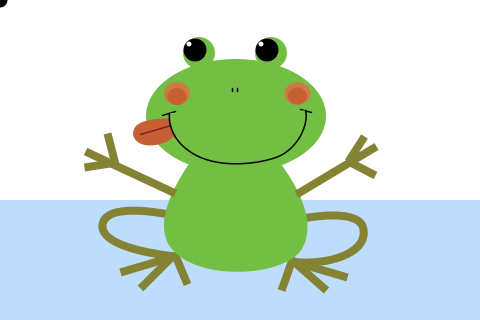
Frame 1 (no input)
Frame 60 (the mouse pressed at the canvas centre just before this capture): identical to frame 1, image omitted
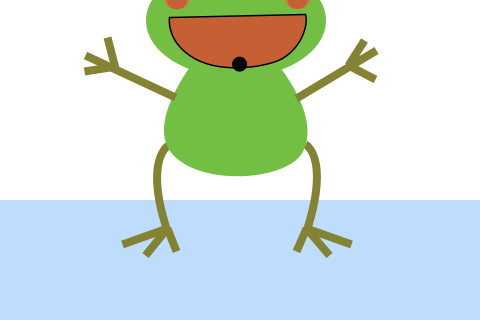
Frame 120 (the mouse held since frame 60 and released just before this capture)

The Processing sketch that drew these frames (run headless with seeded random() and noise(); from frame 60 on, the mouse is pressed at the canvas centre):

// Processing sketch: processing_5201
// ── processing_5201.pde

//frog robot by Tara Ting

//instruction: press left and right hands to move the hands
//             click frog's belly to jump
//             frog's eyes and tongue will follow the black ball as it moves around

float x, y;                    //easing for the black ball
float targetX, targetY;
float easing = 0.1;

int press_position = 0;        // 0 = release, 1 = left, 2 = right, 3 = body

float jump_y = 1;              // jump
float jump_easing = 0.1;
float targetY_jump = 100;
boolean jump = false;

void setup() {
  size(480, 320);
  smooth();
}

void draw() {
  background(255);
  
  noStroke();
  fill(190, 221, 252);         // water
  rect(0, 200, 480, 120);
  
  if(!jump) {                  // if no jump, show body 
    initial_show_body();
  }


  stroke(132, 130, 51);        // stroke of hands after pressed mouse
  strokeWeight(8);
  strokeCap(SQUARE);

  if(mousePressed) {
    
    if(press_position != 2 && (mouseX < 145 && mouseX > 60 && mouseY > 116 && mouseY < 201)) {
      press_position = 1;
    } else if(press_position != 1 && (mouseX < 398 && mouseX > 332 && mouseY > 125 && mouseY < 191)) {
      press_position = 2;
    } else if(press_position != 1 && press_position != 2 && (mouseX < 315 && mouseX > 158 && mouseY > 153 && mouseY < 279)) {
        jump = true;     
    }
    
    if(press_position > 0){ 
      float angle; 
      if(press_position == 1){
        angle = atan2(mouseY-193, mouseX-175);
        pushMatrix();
        translate(175, 193);
        rotate(angle);
        line(0, 0, 96, 0);
        line(91, -14, 63, 0);
        line(82, 26, 63, 0);
        popMatrix();
       } else if(press_position == 2){
        angle = atan2(mouseY-194, mouseX-296);
        pushMatrix();
        translate(296, 194);
        rotate(angle);
        line(0, 0, 88, -50);
        line(60, -35, 76, -60);
        line(60, -35, 87, -21);
        popMatrix();  
       }              
    }
  }
  else {
    press_position = 0;            //mouse release
  }
  if(jump){
    runJump();
  }
    
  //black ball
  noStroke();
  targetX = mouseX;
  x = x + ((targetX - x) * easing);
  targetY = mouseY;
  y = y + ((targetY - y) * easing);
  fill(0);
  ellipse(x, y, 15, 15);
}

void initial_show_body() {
  
  //legs
  noFill();
  initial_show_legs_right();
  initial_show_legs_left();
  
  
  fill(114, 191, 68);
  noStroke(); 
  
  //belly
  beginShape();
  vertex(199.5, 150);
  bezierVertex(199.5, 150, 145, 214, 171, 248);
  bezierVertex(198, 282.5, 286.5, 277, 302.5, 248);
  bezierVertex(324, 208, 269, 149.5, 269, 149.5);
  endShape(CLOSE);
  
  //head
  ellipse(236, 116, 180, 114);
  
  //eyes
  ellipse(199, 53, 32, 32);
  ellipse(271, 53, 32, 32);
   
  //eye balls
  fill(0);
  float mx = constrain(mouseX, 195, 202);
  float my = constrain(mouseY, 50, 55);
  float mx2 = constrain(mouseX, 267, 274);
  float my2 = constrain(mouseY, 50, 55);
  ellipse(mx2, my2, 23, 23);
  ellipse(mx, my, 23, 23);
  
  //eye shines
  fill(255);
  float mx3 = constrain(mouseX, mx-6, mx+6);
  float my3 = constrain(mouseY, my-6, my+6);
  float mx4 = constrain(mouseX, mx2-6, mx2+6);
  float my4 = constrain(mouseY, my2-6, my2+6);
  ellipse(mx3, my3, 5, 5);
  ellipse(mx4, my4, 5, 5);
 
 
  /*
  //eye lids
  fill(163, 207, 86);
  beginShape();
  vertex(182.6, 49);
  bezierVertex(184, 43, 190, 37, 199, 37);
  bezierVertex(208, 37, 214, 44, 215, 49);
  bezierVertex(215, 49, 211, 40, 196, 42);  
  bezierVertex(187, 43, 182.6, 49, 182.6, 49);
  endShape();
 
 
  beginShape();
  vertex(254, 49);
  bezierVertex(256, 44, 261, 37, 271, 37);
  bezierVertex(280, 37, 285, 43, 287, 49);
  bezierVertex(287, 49, 283, 43, 274, 42);  
  bezierVertex(259, 40, 254.5, 49, 254.5, 49);
  endShape();
 */ 
 
  //cheeks
  fill(204, 124, 69);
  ellipse(297.5, 93.5, 26, 23);
  ellipse(177, 93.5, 26, 23);
  fill(198, 95, 52 );
  ellipse(297.5, 96, 19.5, 17 );
  ellipse(177, 96.5, 19.5, 17);
  
  //nose
  stroke(0);
  strokeWeight(1.5);
  strokeCap(ROUND);
  line(232.5, 88, 232.5, 91.5);
  line(237.5, 88, 237.5, 91.5);
  show_mouth();
  
  // return hands position
  if(press_position != 1) {   
    initial_show_hand_left();
  } 
  if(press_position != 2) {
    initial_show_hand_right();
  }

}

void initial_show_hand_right() {
  stroke(132, 130, 51);
  strokeWeight(8);
  strokeCap(SQUARE);

  line(296, 194, 376, 146.5);
  line(348, 161.5, 364.5, 136.5);
  line(348, 161.5, 375.5, 175.5);
}

void initial_show_hand_left() {
  stroke(132, 130, 51);
  strokeWeight(8);
  strokeCap(SQUARE);
  
  line(175, 193, 85, 151);
  line(107, 133, 115, 164);
  line(84.5, 167, 116.5, 162); 
}

void initial_show_legs_right() {
  if(!jump){ 
    stroke(132, 130, 51);
    strokeWeight(8);
    strokeCap(SQUARE);
    
    beginShape();
    vertex(292.5, 220.5);
    bezierVertex(292.5, 220.5, 360, 204.5, 363.5, 229.5);
    bezierVertex(367.5, 254.5, 324, 266, 289, 261);
    endShape();
    
    line(289.5, 260.5, 347, 277);
    line(291.5, 259.5, 326, 290);
    line(292.5, 259, 281.5, 290);
  } else {
    stroke(132, 130, 51);
    strokeWeight(8);
    strokeCap(SQUARE);

    beginShape();
    vertex(305, 240);
    bezierVertex(305, 240, 330, 253, 306, 327);
    endShape();
    
    line(306, 324, 351, 340);
    line(306, 324, 329, 351);
    line(306, 324, 296, 347);
  }    
}

void initial_show_legs_left() {
  if(!jump){
    stroke(132, 130, 51);
    strokeWeight(8);
    strokeCap(SQUARE);
  
    beginShape();
    vertex(173, 215.5);
    bezierVertex(173, 215.5, 106, 199.5, 102, 224);
    bezierVertex(98.5, 249.5, 176.5, 256, 176.5, 256);
    endShape();
    
    line(177, 255, 120, 272.5);
    line(174.5, 254, 140, 288.5);
    line(174, 253, 187, 284.5);
  } else {
    stroke(132, 130, 51);
    strokeWeight(8);
    strokeCap(SQUARE);

    beginShape();
    vertex(168, 241);
    bezierVertex(168, 241, 143, 255, 167, 327);
    endShape();
    
    line(167, 324, 122, 340);
    line(167, 324, 145, 351);
    line(167, 324, 176, 347);
  }    
}

void show_mouth(){
  if(!jump){
    draw_tongue();  
    //mouth with tongue
    fill(114, 191, 68);
    stroke(0);
    strokeCap(ROUND);
    line(162, 115, 175, 111);
    line(300, 109, 311, 112);
    beginShape();
    vertex(169, 113);
    bezierVertex(169, 113, 165, 137.5, 194, 154);
    bezierVertex(223, 170.5, 270, 161.5, 282.5, 154);
    bezierVertex(302, 142.5, 308, 120.5, 305, 110.5);
    endShape();
  } else {
    //mouth wide open  
    beginShape();
    vertex(169, 113);
    bezierVertex(169, 113, 165, 137.5, 194, 154);
    bezierVertex(223, 170.5, 270, 161.5, 282.5, 154);
    bezierVertex(302, 142.5, 308, 120.5, 305, 110.5);
    endShape(CLOSE);
  }
}

void draw_tongue() {
  
  int rotate_y = mouseY-96;
  int rotate_x = mouseX-150;          //balance the tongue's moving range
  
  if(rotate_y < 110) {                //restrict the tongue's position
    rotate_y = 110;
  }
  
  fill(198, 95, 52);
  noStroke();
    
  float angle2 = atan2(rotate_y, rotate_x);
  pushMatrix();
  translate(236, 96);
  rotate(angle2);
  beginShape();
  vertex(83, 4);
  bezierVertex(113, 12, 111, 33, 98, 35);
  bezierVertex(84, 37, 56, 13, 56, 13);
  bezierVertex(36, 6, 50, 4, 50, 4);
  endShape(); 
      
  stroke(135, 26, 32);
  strokeCap(ROUND);
  line(40, 4, 100, 25);        
  popMatrix();
}

void runJump() {
    jump_y = jump_y + ((targetY_jump - jump_y) * jump_easing);
    if(jump_y >= (targetY_jump - 1)) {
      jump_easing = -jump_easing;          // falling
    } 
    if(jump_y <= 0){                       // return to before jump status
      jump = false;         
      jump_easing = -jump_easing;
      jump_y = 1;
    }
    translate(0, -jump_y);
    noStroke();
    initial_show_body();                   // show body

}
